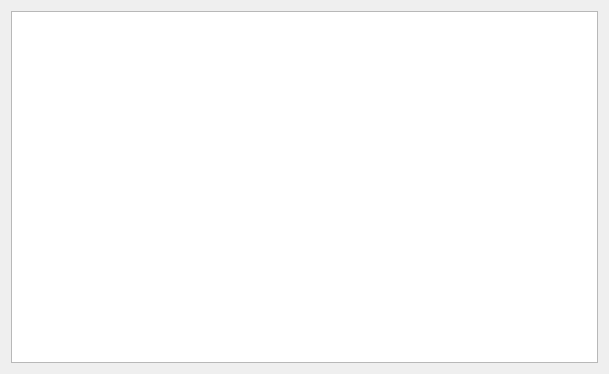
<?xml version="1.0" encoding="UTF-8"?>
<ui version="4.0">
 <class>Bookintro</class>
 <widget class="QWidget" name="Bookintro">
  <property name="geometry">
   <rect>
    <x>0</x>
    <y>0</y>
    <width>609</width>
    <height>374</height>
   </rect>
  </property>
  <property name="windowTitle">
   <string>Form</string>
  </property>
  <layout class="QGridLayout" name="gridLayout">
   <item row="0" column="0">
    <widget class="QTextEdit" name="textEdit"/>
   </item>
  </layout>
 </widget>
 <resources/>
 <connections/>
</ui>
